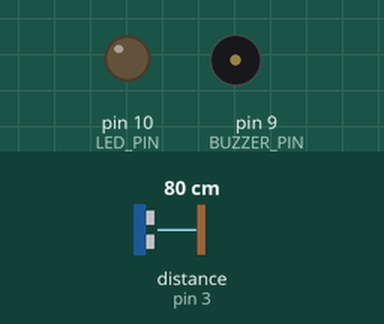
Recording of a sketch running on a simulated Arduino Uno, built with avr-gcc and run on an emulated ATmega328P. Parts: output pins drawn as LEDs (lit = HIGH), buzzer (waves = sounding). Inputs (shaded band) come from the test bench; at power-on: distance to the obstacle (sensor on pin 3) 80 cm.

Above: at 1.2 s.
1.3 s: distance to the obstacle (sensor on pin 3) set to 54 cm
2.8 s: distance to the obstacle (sensor on pin 3) set to 44 cm
At 4.0 s:
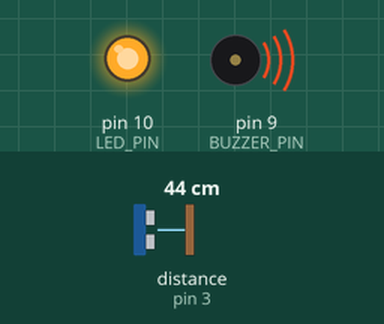
4.3 s: distance to the obstacle (sensor on pin 3) set to 60 cm
At 4.8 s:
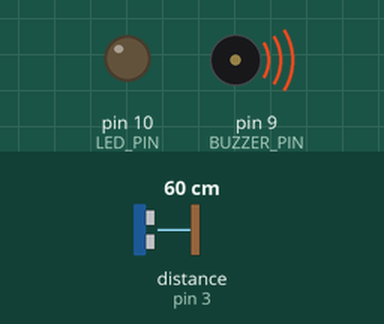
5.8 s: distance to the obstacle (sensor on pin 3) set to 2 cm
At 6.5 s:
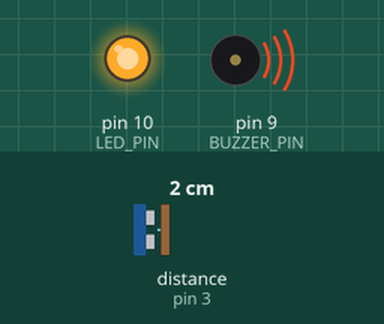
7.3 s: distance to the obstacle (sensor on pin 3) set to 120 cm
At 8.1 s:
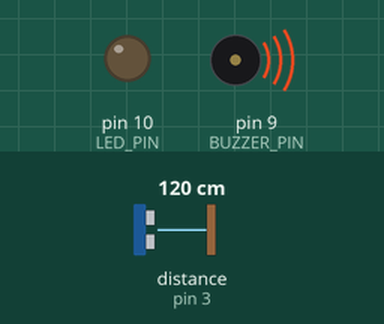
Timing chart, 0 to 9.8 s (numbered marks = the images above; inputs shaded):
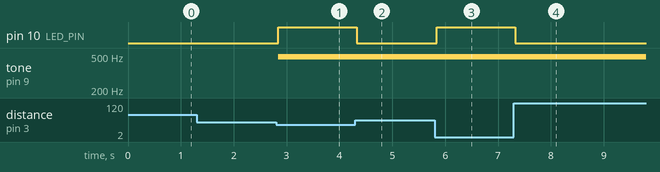

Measured:
- the behaviour switches between 49 and 48 cm on distance to the obstacle (sensor on pin 3) (found by bisection; images 0 and 1)
- after the input at 1.3 s, every drawn part: stays the same
- after the input at 2.8 s, pin 10 (LED_PIN): LOW → HIGH at once; tone on pin 9 (BUZZER_PIN): silent → 490 Hz at once
- after the input at 4.3 s, pin 10 (LED_PIN): HIGH → LOW at once
- after the input at 5.8 s, pin 10 (LED_PIN): LOW → HIGH at once
- after the input at 7.3 s, pin 10 (LED_PIN): HIGH → LOW at once

The sketch:

Ultrasonido_copy_20230904021548.ino
```cpp
#include <NewPing.h>

#define BUZZER_PIN 9
#define LED_PIN 10
NewPing mySensor(2,3,400);

void setup()
{
  pinMode(BUZZER_PIN, OUTPUT);
  pinMode(LED_PIN, OUTPUT);

}

void loop()
{
  int distance = mySensor.ping_cm();
  if (distance > 0 && distance < 50)
  {
    analogWrite(BUZZER_PIN, 50);
    digitalWrite(LED_PIN, HIGH);
  }
  else
  {
    analogWrite(BUZZER_PIN, 0);
    digitalWrite(LED_PIN, LOW);
  }
  delay(50);
}
```
